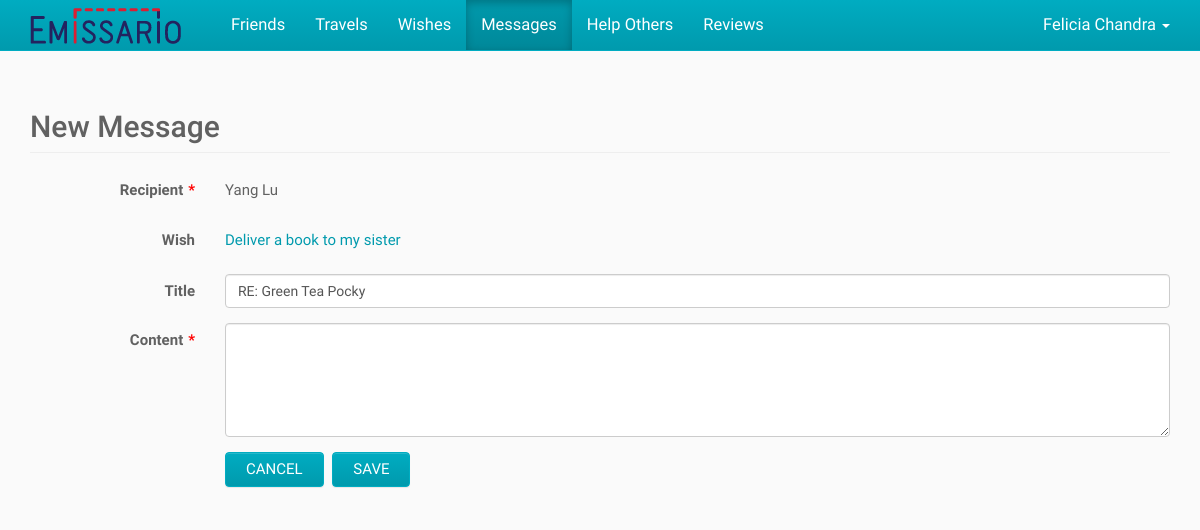
The page /index.php/messages/add/2 (signed in) on the database its author committed.
### tables this page shows
CREATE TABLE IF NOT EXISTS User (
	ID BIGINT NOT NULL AUTO_INCREMENT,
    First_Name VARCHAR(100) NOT NULL,
    Last_Name VARCHAR(100) NULL,
    Email VARCHAR(100) NOT NULL UNIQUE,
    `Password` CHAR(255) NOT NULL,
    City VARCHAR(100) NULL,
    State VARCHAR(100) NULL,
    Country VARCHAR(2) NULL,
    Phone VARCHAR(100) NULL,
    Created_On DATETIME NULL,
    Modified_On DATETIME NULL,
    PRIMARY KEY (ID)
);

CREATE TABLE IF NOT EXISTS Message (
	ID BIGINT NOT NULL AUTO_INCREMENT,
    Sender_ID BIGINT NOT NULL,
    Recipient_ID BIGINT NOT NULL,
    Title VARCHAR(255) NULL,
    Content VARCHAR(10000) NOT NULL,
    Unread BIT NOT NULL DEFAULT 1,
    Wish_ID BIGINT NULL,
    Created_On DATETIME NULL,
    Modified_On DATETIME NULL,
    PRIMARY KEY (ID),
    FOREIGN KEY (Sender_ID) REFERENCES User (ID),
    FOREIGN KEY (Recipient_ID) REFERENCES User (ID),
    FOREIGN KEY (Wish_ID) REFERENCES Wish (ID)
);

CREATE TABLE IF NOT EXISTS Wish (
	ID BIGINT NOT NULL AUTO_INCREMENT,
    User_ID BIGINT NOT NULL,
    Description VARCHAR(1000) NOT NULL,
    Image BLOB NULL,
    Weight VARCHAR(50) NULL,
    Destination_City VARCHAR(100) NULL,
    Destination_Country VARCHAR(2) NULL,
    Max_Date DATE NULL,
    Compensation VARCHAR(100) NULL,
    Created_On DATETIME NULL,
    Modified_On DATETIME NULL,
    PRIMARY KEY (ID),
    FOREIGN KEY (User_ID) REFERENCES User (ID)
);

### application/controllers/messages.php (called while the page is built, shortened)
<?php
class Messages
{
	public function add($originalMessageID = "", $recipientID = "", $wishID = "")
	{
		$userID = $GLOBALS["beans"]->siteHelper->getSession("userID");
		if (is_numeric($originalMessageID) && $originalMessageID > 0) {
			$originalMessage = $GLOBALS["beans"]->messageService->getMessage($originalMessageID, $userID);
		}
		elseif (is_numeric($wishID)) {
			$wish = $GLOBALS["beans"]->messageService->getValidWishForMessage($userID, $wishID, $recipientID);
		}
		else {
			$friends = $GLOBALS["beans"]->friendService->getFriends($userID, "friends");
		}
		require APP . 'views/_templates/header.php';
		require APP . 'views/messages/add.php';
		require APP . 'views/_templates/footer.php';
	}
}

### index.php (called while the page is built, shortened)
<?php
$app = new Application();

### application/core/service.php (called while the page is built)
<?php
class Service
{
	function __construct($model)
	{
		$this->model = $model;
	}
}

### application/core/model.php (called while the page is built)
<?php
class Model
{
	function __construct($db)
	{
		$this->db = $db;
	}
}

### application/models/userModel.php (called while the page is built, shortened)
<?php
class UserModel extends Model
{
	public function getUser($userID)
	{
		$sql = "SELECT User.*, Country.Country_Name, State.State_Name
				FROM User
				LEFT JOIN Country ON Country.Country_Code = User.Country
				LEFT JOIN State ON State.State_Code = User.State
				WHERE User.ID = :user_id";
		$parameters = array(":user_id" => $userID);
		return $GLOBALS["beans"]->queryHelper->getSingleRowObject($this->db, $sql, $parameters);
	}
}

### application/helpers/queryHelper.php (called while the page is built, shortened)
<?php
class QueryHelper
{
	public function getSingleRowObject($db, $sql, $parameters) {
		$query = $db->prepare($sql);
		$query->execute($parameters);
		$result = $query->fetch();
		return $result;
	}
}

### application/services/userService.php (called while the page is built, shortened)
<?php
class UserService extends Service
{
	public function getUser($userID)
	{
		return $this->model->getUser($userID);
	}
}

### application/models/messageModel.php (called while the page is built, shortened)
<?php
class MessageModel extends Model
{
	public function getMessage($messageID, $userID = "")
	{
		$sql = "SELECT Message.*,
					Sender.First_name AS Sender_First_Name,
					Sender.Last_name AS Sender_Last_Name,
					Recipient.First_Name AS Recipient_First_Name,
					Recipient.Last_Name AS Recipient_Last_Name,
					DATE_FORMAT(Message.Created_On, '%m/%d/%Y %h:%i %p') AS Formatted_Created_On,
					Wish.Description AS Wish_Description,
					Wish.User_ID AS Wish_Owner_ID";
		if (is_numeric($userID)) {
			$sql .= " ,(SELECT Help.ID
					FROM Help
					WHERE Help.Wish_ID = Wish.ID
						AND Help.User_ID = :user_id
					LIMIT 1) AS Help_ID";
		}
		$sql .= " FROM Message
				INNER JOIN User Sender ON Sender.ID = Message.Sender_ID
				INNER JOIN User Recipient ON Recipient.ID = Message.Recipient_ID
				LEFT JOIN Wish ON Wish.ID = Message.Wish_ID
				WHERE Message.ID = :message_id";
		if (is_numeric($userID)) {
			$sql .= " AND (Message.Recipient_ID = :user_id
						OR Message.Sender_ID = :user_id)";
		}
		$parameters = array(':message_id' => $messageID);
		if (is_numeric($userID)) {
			$parameters[":user_id"] = $userID;
		}
		return $GLOBALS["beans"]->queryHelper->getSingleRowObject($this->db, $sql, $parameters);
	}
}

### application/services/messageService.php (called while the page is built, shortened)
<?php
class MessageService extends Service
{
	public function getMessage($messageID, $userID = "")
	{
		return $this->model->getMessage($messageID, $userID);
	}
}

### application/views/messages/add.php (the view, shortened to what this page needs)
<?php if (!$this) { exit(header('HTTP/1.0 403 Forbidden')); }
if (is_numeric($originalMessageID) && $originalMessageID > 0)
{
	$recipientName = "";
	$lockRecipient = true;
	if (strcasecmp($originalMessage->Recipient_ID, $userID) == 0)
	{
		$recipientName = $originalMessage->Sender_First_Name . " " . $originalMessage->Sender_Last_Name;
	}
	else if (strcasecmp($originalMessage->Sender_ID, $userID) == 0)
	{
		$recipientID = $originalMessage->Recipient_ID;
		$recipientName = $originalMessage->Recipient_First_Name . " " . $originalMessage->Recipient_Last_Name;
	}
	$wishID = $originalMessage->Wish_ID;
	$wishDescription = $originalMessage->Wish_Description;
	$wishLink = "";
	if ($originalMessage->Wish_Owner_ID == $userID) {
		$wishLabel = "Wish";
		$wishLink = URL_WITH_INDEX_FILE . "wishes/view/" . $originalMessage->Wish_ID;
	}
	elseif (is_numeric($originalMessage->Help_ID)) {
		$wishLabel = "Help";
		$wishLink = URL_WITH_INDEX_FILE . "helps/view/" . $originalMessage->Help_ID;
	}
	if (strcasecmp("RE:", $GLOBALS["beans"]->stringHelper->left($originalMessage->Title, 3)) <> 0)
	{
		$title = "RE: " . $originalMessage->Title;
	}
	else
	{
		$title = $originalMessage->Title;
	}
}
else
{
	$cancelURL = URL_WITH_INDEX_FILE . "messages";
	$lockRecipient = false;
	$wishLink = "";
	$title = "";
}
?>
<div class="container">
	<h2 class="page-header">New Message</h2>
	<form id="form" method="post" action="<?php echo URL_WITH_INDEX_FILE; ?>messages/save" class="form-horizontal">
		<div class="form-group">
			<label for="recipientID" class="col-sm-2 control-label">Recipient</label>
			<div class="col-sm-10">
				<?php if ($lockRecipient) { ?>
					<p class="form-control-static"><?php echo $recipientName; ?></p>
				<?php } ?>
			</div>
		</div>
		<?php if (is_numeric($wishID) && $wishLink != "") { ?>
			<div class="form-group">
				<label class="col-sm-2 control-label"><?php echo $wishLabel; ?></label>
				<div class="col-sm-10">
					<p class="form-control-static">
						<a href="<?php echo $wishLink; ?>" target="_new">
							<?php echo $wishDescription; ?>
						</a>
					</p>
				</div>
			</div>
		<?php } ?>
		<div class="form-group">
			<label for="title" class="col-sm-2 control-label">Title</label>
			<div class="col-sm-10">
				<input type="text" id="title" name="title" value="<?php echo $title; ?>" class="form-control" />
			</div>
		</div>
		<div class="form-group">
			<label for="content" class="col-sm-2 control-label">Content</label>
			<div class="col-sm-10">
				<textarea id="content" name="content" class="form-control" rows="5" required aria-required="true"></textarea>
			</div>
		</div>
		<div class="form-group">
			<div class="col-sm-offset-2 col-sm-10">
				<button type="button" id="cancel" class="btn btn-default">Cancel</button>
				<button type="submit" class="btn btn-default">Save</button>
			</div>
		</div>
	</form>
</div>

### application/views/_templates/header.php (shortened to what this page needs)
<?php
$activeView = "";
if (array_key_exists("PATH_INFO", $_SERVER)) {
	$pathInfoArray = explode("/", $_SERVER["PATH_INFO"]);
	$activeView = $pathInfoArray[1];
}
if (!isset($user)) {
	$user = $GLOBALS["beans"]->userService->getUser($userID);
}
if (!isset($displayNavbar)) {
	$displayNavbar = true;
}
?><!DOCTYPE html>
<html lang="en">
<head>
	<link href="<?php echo URL; ?>public/css/bootstrap.css" rel="stylesheet">
	<link href="<?php echo URL; ?>public/css/bootstrap-theme.css" rel="stylesheet">
	<link href="<?php echo URL; ?>public/css/bootstrap-datepicker3.css" rel="stylesheet">
</head>
<body>
<?php if ($displayNavbar) { ?>
	<nav class="navbar navbar-inverse navbar-fixed-top">
		<div class="container">
			<div class="navbar-header">
				<a class="navbar-brand" href="<?php echo URL_WITH_INDEX_FILE; ?>">
					<img alt="Emissario" src="<?php echo URL; ?>public/img/logo.png" />
				</a>
			</div>
			<?php if (is_numeric($userID)) { ?>
				<div id="navbar" class="navbar-collapse collapse">
					<ul class="nav navbar-nav navbar-left">
						<?php echo $GLOBALS["beans"]->siteHelper->getNavigationHTML($activeView); ?>
					</ul>
					<ul class="nav navbar-nav navbar-right">
						<li class="dropdown">
							<a class="dropdown-toggle" href="#!" aria-expanded="false" aria-haspopup="true" role="button" data-toggle="dropdown">
								<?php echo $user->First_Name . " " . $user->Last_Name ?>
								<span class="caret"></span>
							</a>
						</li>
					</ul>
				</div>
			<?php } ?>
		</div>
	</nav>
<?php } ?>

### rows shown on the page
user: First_Name "Felicia", Last_Name "Chandra"
message: Sender_ID.Last_Name "Yang Lu", Wish_ID.User_ID "Wish", Wish_ID.Description "Deliver a book to my sister", title "RE: Green Tea Pocky"

### other values the page prints
$viewTitle "Friends"
$viewTitle "Travels"
$viewTitle "Wishes"
$viewTitle "Messages"
$viewTitle "Help Others"
$viewTitle "Reviews"
